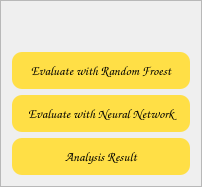
               <widget class="QFrame" name="frame_4">
                <property name="frameShape">
                 <enum>QFrame::StyledPanel</enum>
                </property>
                <property name="frameShadow">
                 <enum>QFrame::Raised</enum>
                </property>
                <layout class="QGridLayout" name="gridLayout_11">
                 <item row="0" column="1">
                  <spacer name="verticalSpacer">
                   <property name="orientation">
                    <enum>Qt::Vertical</enum>
                   </property>
                   <property name="sizeHint" stdset="0">
                    <size>
                     <width>20</width>
                     <height>40</height>
                    </size>
                   </property>
                  </spacer>
                 </item>
                 <item row="1" column="1">
                  <widget class="QPushButton" name="pushButton_EvaluateRF">
                   <property name="font">
                    <font>
                     <family>Comic Sans MS</family>
                     <pointsize>10</pointsize>
                    </font>
                   </property>
                   <property name="styleSheet">
                    <string notr="true">
background-color:#ffdf46;
border-radius:10px;
padding:10px;
min-width:10px;
color:black;
</string>
                   </property>
                   <property name="text">
                    <string>   Evaluate with Random Froest   </string>
                   </property>
                  </widget>
                 </item>
                 <item row="2" column="1">
                  <widget class="QPushButton" name="pushButton_EvaluateNN">
                   <property name="font">
                    <font>
                     <family>Comic Sans MS</family>
                     <pointsize>10</pointsize>
                    </font>
                   </property>
                   <property name="styleSheet">
                    <string notr="true">background-color:#ffdf46;
border-radius:10px;
padding:10px;
min-width:10px;
color:black;</string>
                   </property>
                   <property name="text">
                    <string>Evaluate with Neural Network</string>
                   </property>
                  </widget>
                 </item>
                 <item row="3" column="1">
                  <widget class="QPushButton" name="pushButton_AnalysisResult">
                   <property name="font">
                    <font>
                     <family>Comic Sans MS</family>
                     <pointsize>10</pointsize>
                    </font>
                   </property>
                   <property name="styleSheet">
                    <string notr="true">background-color:#ffdf46;
border-radius:10px;
padding:10px;
min-width:10px;
color:black;</string>
                   </property>
                   <property name="text">
                    <string>Analysis Result</string>
                   </property>
                  </widget>
                 </item>
                </layout>
               </widget>
